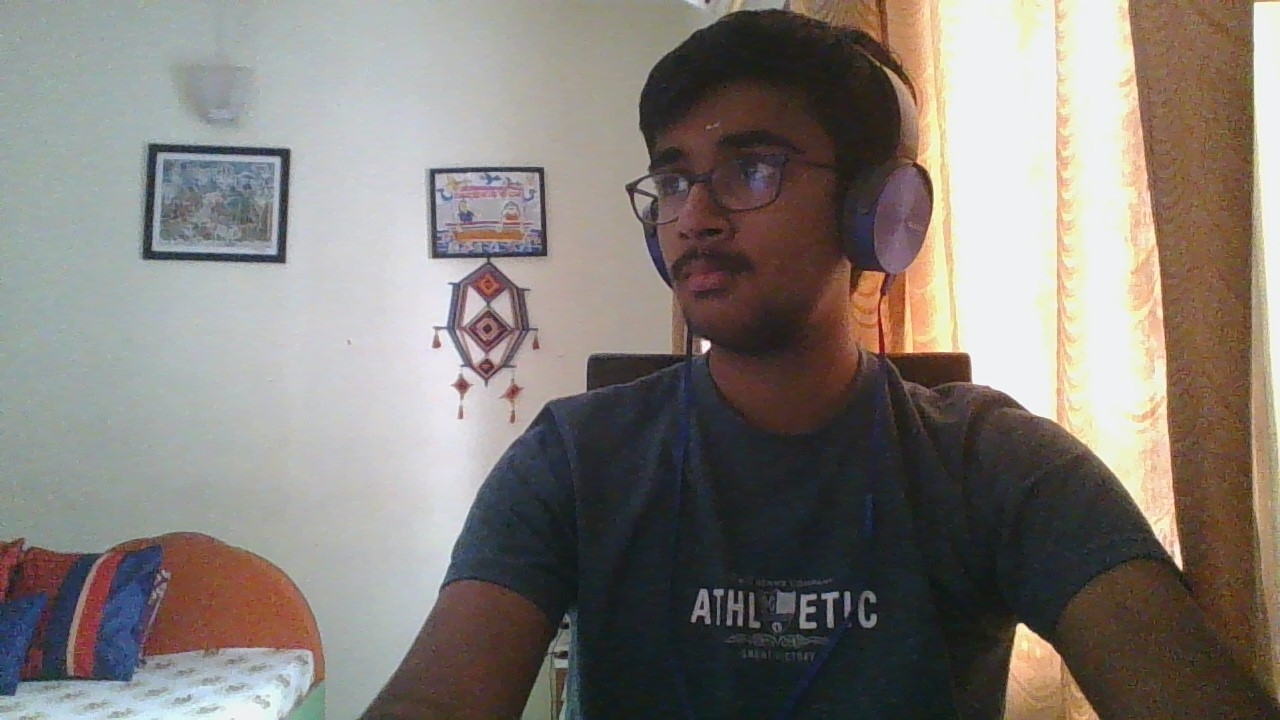
#> input picture extraction.jpg, 1280 x 720 px
$ python opencv12-manual_foreground_extraction.py
#> lines starting #> are read from the running program, lines starting #| are printed output that depends on the picture
import cv2
import numpy as np
import matplotlib.pyplot as plt

img = cv2.imread('extraction.jpg')
#> img is the input picture: shape (720, 1280, 3); mean B, G, R 119.9, 125.5, 131.4
mask = np.zeros(img.shape[:2], np.uint8)

bgdModel = np.zeros((1,65), np.float64)
fgdModel = np.zeros((1,65), np.float64)

rect = (600, 100, 300, 400)

cv2.grabCut(img, mask, rect, bgdModel, fgdModel, 5, cv2.GC_INIT_WITH_RECT)
mask2 = np.where((mask==2)|(mask==0), 0, 1).astype('uint8')
img = img*mask2[:,:,np.newaxis]
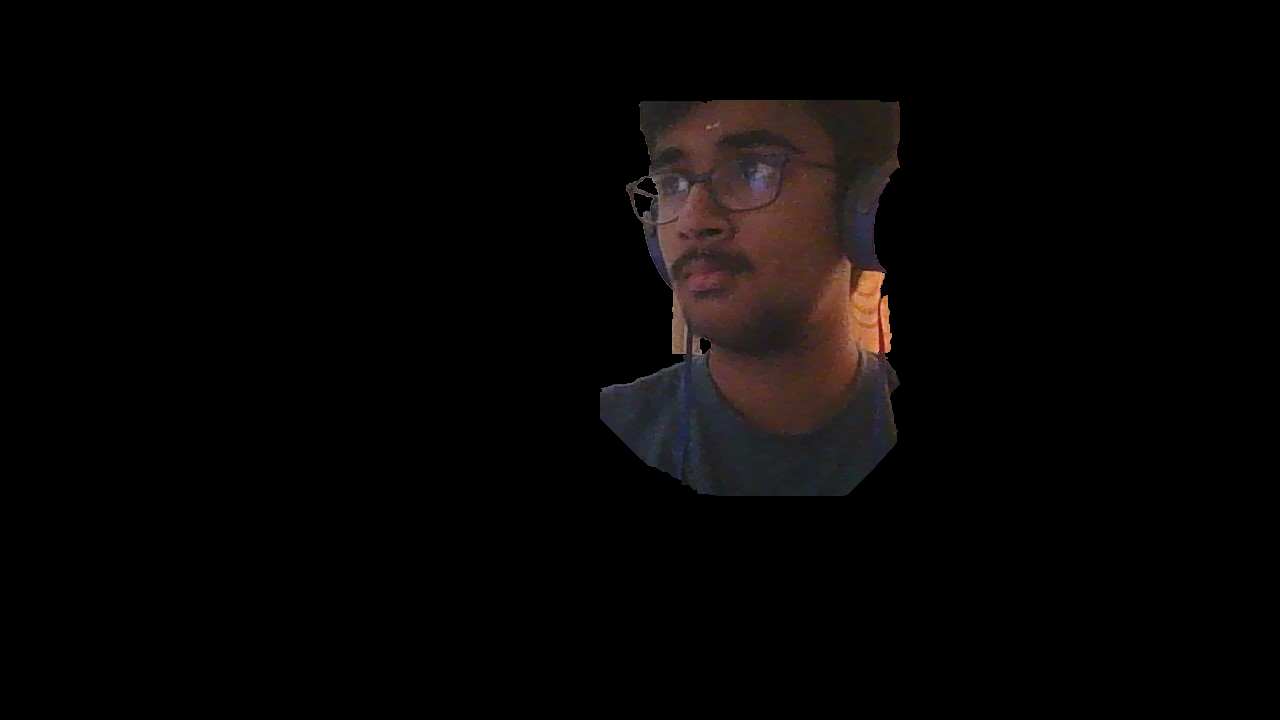
#> img: shape (720, 1280, 3); mean B, G, R 4.7, 5, 6.9
##cv2.imshow('image', img)
plt.imshow(img)
plt.colorbar()
plt.show
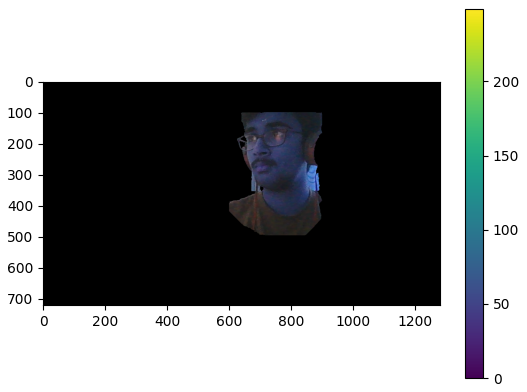
#> figure drawn by matplotlib, 2 panels; B, G, R data is drawn as R, G, B
